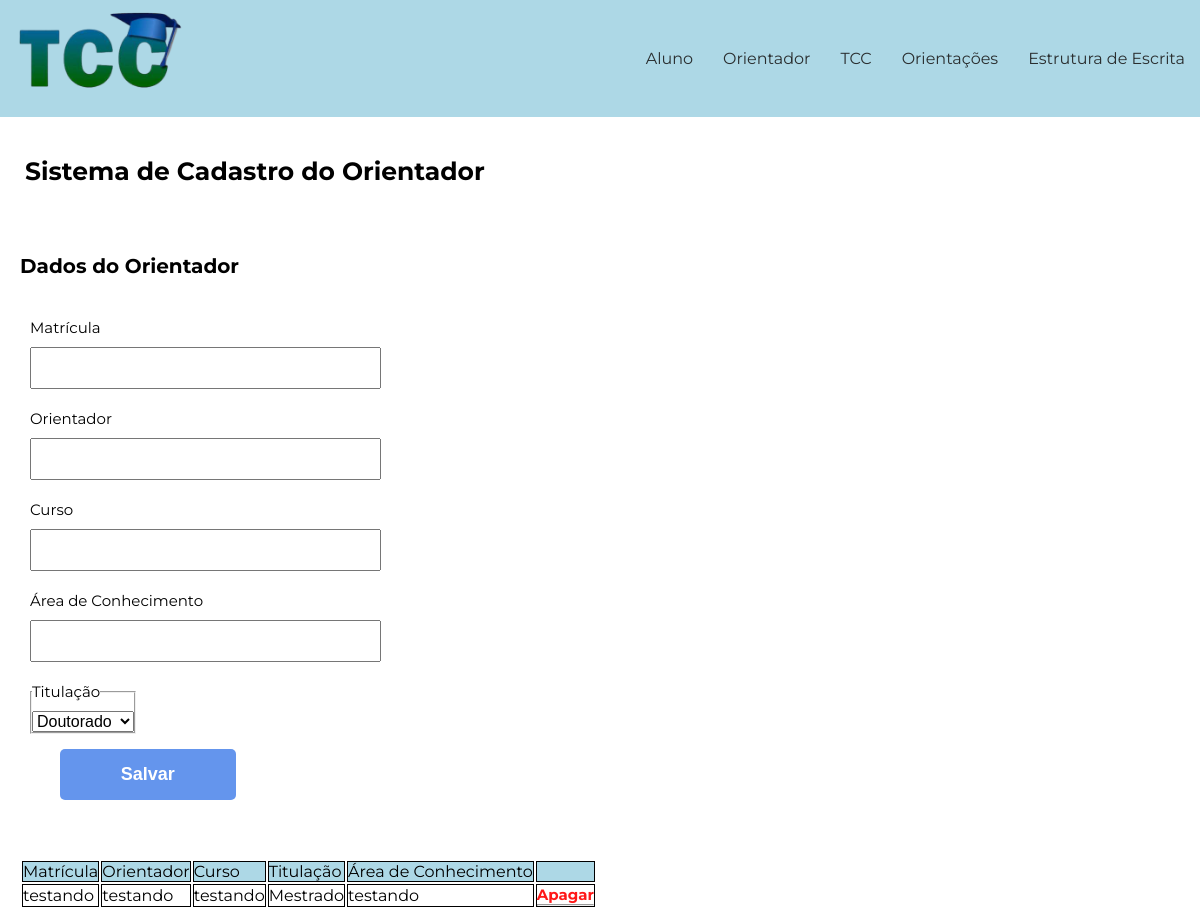
Page /cadastro_prof/index.php on the committed database.
### tables this page shows
CREATE TABLE `tb_cadastro_orientador` (
  `id` int(11) NOT NULL,
  `matricula` varchar(255) NOT NULL,
  `orientador` varchar(255) NOT NULL,
  `curso` varchar(225) NOT NULL,
  `titulacao` varchar(255) NOT NULL,
  `conhecimento` varchar(255) NOT NULL
);

### cadastro_prof/index.php (the view, shortened to what this page needs)
<?php
require_once '../conexao.php';
?>
<!DOCTYPE html>
<html lang="pt-br">
	<head>
        <link rel="stylesheet" href="css/estiloCadastroProf.css">
        <link rel="stylesheet" href="../sistema_Login/css/estilohome.css">
    </head>
<body>
<header>
        <a><img src="../imagem/tcc_img.png" alt="Logo Tcc"></a>
        <nav>
	  <ul>
		<li><a href="../cadastro_aluno/index.php">Aluno</a></li>
		<li><a href="../cadastro_prof/index.php">Orientador</a></li>
		<li><a href="../sistema_Login/home.php">TCC</a></li>
        <li><a href="../orientacoes/index.php">Orientações</a></li>
        <li><a href="../estrutura_escrita/index.php">Estrutura de Escrita</a></li>
	  </ul>
        </nav>
</header>
<br>
<section>
<h1 class="titulo"> Sistema de Cadastro do Orientador </h1>
<br>
<br>
<h2 class="subTitulo">Dados do Orientador </h2>
</section>
<main>
    <form method="POST" action="index.php">
        <label class= "matricula" for="matricula">Matrícula</label>
	    <input type="matricula" name="matricula" class="input-padrao" value="<?php if(isset($_SESSION['matricula'])) { echo $_SESSION['matricula']; } ?>" frequired>
        <label for="orientador"> Orientador </label>
        <input type="text" name="orientador"  class="input-padrao" value="<?php if(isset($_SESSION['orientador'])) { echo $_SESSION['orientador']; } ?>" required>
        <label for="curso">Curso</label>
		<input type="curso" name="curso" class="input-padrao" value="<?php if(isset($_SESSION['curso'])) { echo $_SESSION['curso']; } ?>" required>
        <label for="conhecimento">Área de Conhecimento</label>
        <input type="conhecimento" name="conhecimento" class="input-padrao" value="<?php if(isset($_SESSION['conhecimento'])) { echo $_SESSION['conhecimento']; } ?>" required>
        <fieldset>
            <legend>Titulação</legend>
                <select name="titulacao" id="titulacao">
                    <option>Doutorado</option>
                </select>
        </fieldset>
        <input type="submit" name="salvar" value="Salvar" class="salvar">
    </form>
</main>
<?php
$sql = "SELECT * FROM tb_cadastro_orientador";
$resultados = mysqli_query($conexao, $sql);
while($resultado = mysqli_fetch_array($resultados)): ?>
<div class="postagem">
    <table>
        <thead>
<tr class="cabecalhotabela">
    <td>Matrícula</td>
    <td>Orientador</td>
    <td>Curso</td>
    <td>Titulação</td>
    <td>Área de Conhecimento</td>
    <td></td>
</tr>
</thead>
<tbody>
<tr>
    <td><?= $resultado['matricula'] ?></td>
    <td><?= $resultado['orientador'] ?></td>
    <td><?= $resultado['curso'] ?></td>
    <td><?= $resultado['titulacao'] ?></td>
    <td><?= $resultado['conhecimento'] ?></td><br>
    <td> <?php echo "<div class='botaoapagar'><a href='apagar_prof.php?id=" . $resultado['id'] . "'>Apagar</a><br><hr></div>";  ?></td>
    </tr>
</tbody>
</table>
</div>
<?php endwhile; ?>
</body>
</html>

### cadastro_prof/css/estiloCadastroProf.css (style rules this page uses)
.titulo { font-size: 25px; margin-top: 20px; margin-left: 20px; }
.subTitulo { font-size: 20px; margin-left: 20px; margin-top: 30px; }
form { margin: 40px 0; margin-left: 30px; }
form label, form legend { display:block; font-size: 15px; margin: 0 0 10px; }
fieldset { margin-bottom: 15px; width: 40px; }
.input-padrao { display: block; margin: 0 0 20px; padding: 10px 25px; width: 30%; }
.salvar { width:15%; padding: 15px 0; background:#6495ED; color: white; font-weight: bold; font-size: 18px; border: none; border-radius: 5px; transition: 0.7s all; cursor: pointer; margin-left: 30px; }
table td { border-collapse: collapse; border: 1px solid black; }
table { margin-left: 20px; }
.cabecalhotabela { background-color:#ADD8E6; }
.botaoapagar a { font-weight: bold; color: red; font-size: 15px; }

### sistema_Login/css/estilohome.css (style rules this page uses)
* { margin: 0; padding: 0; font-size: 100%; box-sizing: border-box; }
body { font-family: 'Montserrat', sans-serif; }
nav, ul { list-style: none; }
a { text-decoration: none; cursor: pointer; opacity: 0.9; }
header { background-color:#ADD8E6; width: 100%; top: 0; left: 0; display: flex; justify-content: space-between; align-items: center; }
header a img { width: 200px; }
header nav ul { display: flex; }
header li a { color:#1C1C1C; }
header li { margin: 0 15px; }
header li:first-child { margin-left: 0; }
.titulo { font-size: 25px; margin-left: 25px; }

### rows in the picture
tb_cadastro_orientador: matricula "testando", orientador "testando", curso "testando", titulacao "Mestrado", conhecimento "testando"
